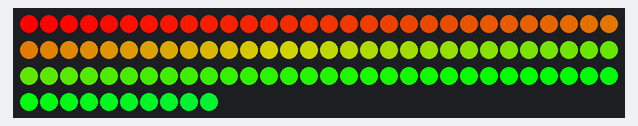
The program below on a simulated ESP32. Parts: 100 RGB LEDs in strip order, left to right, continuing on the next row.

Above: at 0.15 s.
At 4.72 s:
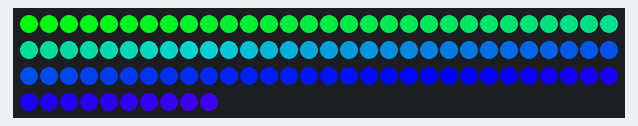
At 9.6 s:
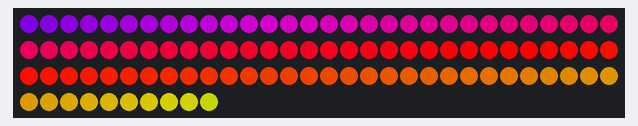
At 19.96 s:
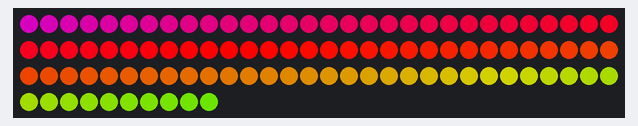
At 29.11 s:
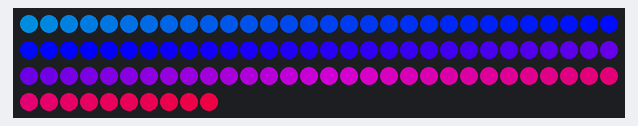
At 39.77 s:
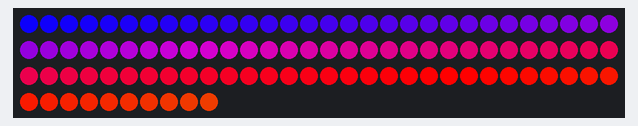

The program:

main.cpp
```cpp
#include <Arduino.h>
#include <NeoPixelBus.h>

const uint16_t PixelCount = 100;
const uint8_t PixelPin = 27;

#define colorSaturation 128

NeoPixelBus<NeoGrbFeature, NeoWs2811Method> strip(PixelCount, PixelPin);

uint32_t rainbow_speed = 10;

RgbColor color_wheel(uint8_t pos);
void fill_rainbow(uint8_t offset);
void rainbow();


void setup()
{
  Serial.begin(115200);

  // this resets all the neopixels to an off state
  strip.Begin();
  strip.Show();
}

void loop()
{
  rainbow();
}

RgbColor color_wheel(uint8_t pos)
{
  uint16_t p = (uint8_t)pos;

  if (p < 85)
  {
    return RgbColor((uint8_t)(255 - p * 3), (uint8_t)(p * 3), (uint8_t)0);
  }
  else if (p < 170)
  {
    p -= 85;
    return RgbColor((uint8_t)0, (uint8_t)(255 - p * 3), (uint8_t)(p * 3));
  }
  else
  {
    p -= 170;
    return RgbColor((uint8_t)(p * 3), (uint8_t)0, (uint8_t)(255 - p * 3));
  }
}

void fill_rainbow(uint8_t offset) {
  uint16_t color_index = 0;
  for (uint16_t i = 0; i < PixelCount; i++)
  {
    color_index = (i + (uint16_t)offset) % 256;
    strip.SetPixelColor(i, color_wheel(color_index));
  }
}

void rainbow()
{
  for (int i = 0; i < 256; i++)
  {
    fill_rainbow(i);
    strip.Show();
    vTaskDelay(rainbow_speed / portTICK_PERIOD_MS);
  }
}
```
